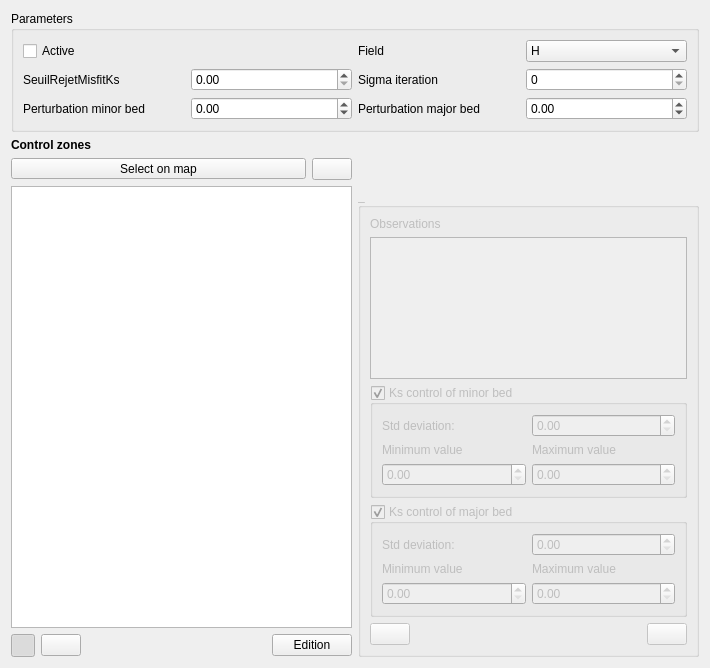
<?xml version="1.0" encoding="UTF-8"?>
<ui version="4.0">
 <class>Form</class>
 <widget class="QWidget" name="Form">
  <property name="geometry">
   <rect>
    <x>0</x>
    <y>0</y>
    <width>710</width>
    <height>668</height>
   </rect>
  </property>
  <property name="windowTitle">
   <string>Form</string>
  </property>
  <layout class="QVBoxLayout" name="verticalLayout">
   <item>
    <widget class="QGroupBox" name="gb_param_ks">
     <property name="font">
      <font>
       <weight>50</weight>
       <bold>false</bold>
      </font>
     </property>
     <property name="title">
      <string>Parameters</string>
     </property>
     <layout class="QGridLayout" name="gridLayout">
      <item row="1" column="0">
       <widget class="QLabel" name="label_3">
        <property name="text">
         <string>SeuilRejetMisfitKs</string>
        </property>
       </widget>
      </item>
      <item row="0" column="2">
       <widget class="QLabel" name="label">
        <property name="text">
         <string>Field</string>
        </property>
       </widget>
      </item>
      <item row="0" column="3">
       <widget class="QComboBox" name="cb_ks_fld">
        <item>
         <property name="text">
          <string>H</string>
         </property>
        </item>
        <item>
         <property name="text">
          <string>Q</string>
         </property>
        </item>
       </widget>
      </item>
      <item row="2" column="0">
       <widget class="QLabel" name="label_4">
        <property name="text">
         <string>Perturbation minor bed</string>
        </property>
       </widget>
      </item>
      <item row="1" column="1">
       <widget class="QDoubleSpinBox" name="sb_ks_seuil">
        <property name="maximum">
         <double>9999.989999999999782</double>
        </property>
       </widget>
      </item>
      <item row="2" column="1">
       <widget class="QDoubleSpinBox" name="sb_ks_pert_min">
        <property name="minimum">
         <double>-999.000000000000000</double>
        </property>
        <property name="maximum">
         <double>999.990000000000009</double>
        </property>
       </widget>
      </item>
      <item row="2" column="3">
       <widget class="QDoubleSpinBox" name="sb_ks_pert_max">
        <property name="minimum">
         <double>-999.000000000000000</double>
        </property>
        <property name="maximum">
         <double>999.000000000000000</double>
        </property>
       </widget>
      </item>
      <item row="1" column="3">
       <widget class="QSpinBox" name="sb_ks_sigma"/>
      </item>
      <item row="1" column="2">
       <widget class="QLabel" name="label_5">
        <property name="text">
         <string>Sigma iteration</string>
        </property>
       </widget>
      </item>
      <item row="2" column="2">
       <widget class="QLabel" name="sk_ks_pert_maj">
        <property name="text">
         <string>Perturbation major bed</string>
        </property>
       </widget>
      </item>
      <item row="0" column="0">
       <widget class="QCheckBox" name="cc_ks_act">
        <property name="text">
         <string>Active</string>
        </property>
       </widget>
      </item>
     </layout>
    </widget>
   </item>
   <item>
    <widget class="QLabel" name="label_2">
     <property name="font">
      <font>
       <weight>75</weight>
       <bold>true</bold>
      </font>
     </property>
     <property name="text">
      <string>Control zones</string>
     </property>
    </widget>
   </item>
   <item>
    <widget class="QFrame" name="fra_zone">
     <property name="frameShape">
      <enum>QFrame::NoFrame</enum>
     </property>
     <property name="frameShadow">
      <enum>QFrame::Raised</enum>
     </property>
     <layout class="QHBoxLayout" name="horizontalLayout">
      <property name="leftMargin">
       <number>0</number>
      </property>
      <property name="topMargin">
       <number>0</number>
      </property>
      <property name="rightMargin">
       <number>0</number>
      </property>
      <property name="bottomMargin">
       <number>0</number>
      </property>
      <item>
       <widget class="QFrame" name="fra_zone_sel">
        <property name="frameShape">
         <enum>QFrame::NoFrame</enum>
        </property>
        <property name="frameShadow">
         <enum>QFrame::Raised</enum>
        </property>
        <layout class="QVBoxLayout" name="verticalLayout_5">
         <property name="leftMargin">
          <number>0</number>
         </property>
         <property name="topMargin">
          <number>0</number>
         </property>
         <property name="rightMargin">
          <number>0</number>
         </property>
         <property name="bottomMargin">
          <number>0</number>
         </property>
         <item>
          <layout class="QHBoxLayout" name="horizontalLayout_4">
           <item>
            <widget class="QToolButton" name="bt_sel_zone">
             <property name="sizePolicy">
              <sizepolicy hsizetype="Minimum" vsizetype="Fixed">
               <horstretch>0</horstretch>
               <verstretch>0</verstretch>
              </sizepolicy>
             </property>
             <property name="text">
              <string>Select on map</string>
             </property>
             <property name="iconSize">
              <size>
               <width>20</width>
               <height>20</height>
              </size>
             </property>
             <property name="checkable">
              <bool>true</bool>
             </property>
             <property name="toolButtonStyle">
              <enum>Qt::ToolButtonTextBesideIcon</enum>
             </property>
            </widget>
           </item>
           <item>
            <widget class="QPushButton" name="bt_reload_ks">
             <property name="sizePolicy">
              <sizepolicy hsizetype="Maximum" vsizetype="Fixed">
               <horstretch>0</horstretch>
               <verstretch>0</verstretch>
              </sizepolicy>
             </property>
             <property name="toolTip">
              <string>Reload control zones</string>
             </property>
             <property name="text">
              <string/>
             </property>
             <property name="iconSize">
              <size>
               <width>20</width>
               <height>20</height>
              </size>
             </property>
            </widget>
           </item>
          </layout>
         </item>
         <item>
          <widget class="QListView" name="lv_zone"/>
         </item>
         <item>
          <widget class="QFrame" name="fra_zone_tools">
           <property name="frameShape">
            <enum>QFrame::NoFrame</enum>
           </property>
           <property name="frameShadow">
            <enum>QFrame::Raised</enum>
           </property>
           <layout class="QHBoxLayout" name="horizontalLayout_2">
            <property name="leftMargin">
             <number>0</number>
            </property>
            <property name="topMargin">
             <number>0</number>
            </property>
            <property name="rightMargin">
             <number>0</number>
            </property>
            <property name="bottomMargin">
             <number>0</number>
            </property>
            <item>
             <widget class="QToolButton" name="bt_disp_zone">
              <property name="sizePolicy">
               <sizepolicy hsizetype="Fixed" vsizetype="Minimum">
                <horstretch>0</horstretch>
                <verstretch>0</verstretch>
               </sizepolicy>
              </property>
              <property name="text">
               <string/>
              </property>
              <property name="checkable">
               <bool>true</bool>
              </property>
              <property name="checked">
               <bool>true</bool>
              </property>
             </widget>
            </item>
            <item>
             <widget class="QPushButton" name="bt_zoom_zone">
              <property name="text">
               <string/>
              </property>
             </widget>
            </item>
            <item>
             <spacer name="horizontalSpacer">
              <property name="orientation">
               <enum>Qt::Horizontal</enum>
              </property>
              <property name="sizeHint" stdset="0">
               <size>
                <width>40</width>
                <height>20</height>
               </size>
              </property>
             </spacer>
            </item>
            <item>
             <widget class="QPushButton" name="bt_edit_zone">
              <property name="text">
               <string>Edition</string>
              </property>
              <property name="icon">
               <iconset>
                <normaloff>:/plugins/Mascaret/icones/mActionToggleEditing.png</normaloff>:/plugins/Mascaret/icones/mActionToggleEditing.png</iconset>
              </property>
             </widget>
            </item>
           </layout>
          </widget>
         </item>
        </layout>
       </widget>
      </item>
      <item>
       <widget class="QFrame" name="fra_ks_edit">
        <property name="frameShape">
         <enum>QFrame::NoFrame</enum>
        </property>
        <property name="frameShadow">
         <enum>QFrame::Raised</enum>
        </property>
        <layout class="QVBoxLayout" name="verticalLayout_2">
         <property name="leftMargin">
          <number>0</number>
         </property>
         <property name="topMargin">
          <number>30</number>
         </property>
         <property name="rightMargin">
          <number>0</number>
         </property>
         <property name="bottomMargin">
          <number>0</number>
         </property>
         <item>
          <widget class="QGroupBox" name="gb_zone">
           <property name="enabled">
            <bool>false</bool>
           </property>
           <property name="title">
            <string>_</string>
           </property>
           <layout class="QVBoxLayout" name="verticalLayout_4">
            <item>
             <widget class="QLabel" name="label_6">
              <property name="text">
               <string>Observations</string>
              </property>
             </widget>
            </item>
            <item>
             <widget class="QListView" name="lv_ks_obs"/>
            </item>
            <item>
             <widget class="QGroupBox" name="gb_minor">
              <property name="title">
               <string>Ks control of minor bed</string>
              </property>
              <property name="checkable">
               <bool>true</bool>
              </property>
              <layout class="QGridLayout" name="gridLayout_8">
               <item row="0" column="0">
                <widget class="QLabel" name="label_12">
                 <property name="text">
                  <string>Std deviation: </string>
                 </property>
                </widget>
               </item>
               <item row="1" column="0">
                <widget class="QLabel" name="label_13">
                 <property name="text">
                  <string>Minimum value</string>
                 </property>
                </widget>
               </item>
               <item row="0" column="1">
                <widget class="QDoubleSpinBox" name="sb_minor_std"/>
               </item>
               <item row="2" column="0">
                <widget class="QDoubleSpinBox" name="sb_minor_inf"/>
               </item>
               <item row="1" column="1">
                <widget class="QLabel" name="label_14">
                 <property name="text">
                  <string>Maximum value</string>
                 </property>
                </widget>
               </item>
               <item row="2" column="1">
                <widget class="QDoubleSpinBox" name="sb_minor_sup">
                 <property name="maximum">
                  <double>1000.000000000000000</double>
                 </property>
                </widget>
               </item>
              </layout>
             </widget>
            </item>
            <item>
             <widget class="QGroupBox" name="gb_major">
              <property name="title">
               <string>Ks control of major bed</string>
              </property>
              <property name="checkable">
               <bool>true</bool>
              </property>
              <layout class="QGridLayout" name="gridLayout_9">
               <item row="0" column="0">
                <widget class="QLabel" name="label_15">
                 <property name="text">
                  <string>Std deviation: </string>
                 </property>
                </widget>
               </item>
               <item row="1" column="0">
                <widget class="QLabel" name="label_16">
                 <property name="text">
                  <string>Minimum value</string>
                 </property>
                </widget>
               </item>
               <item row="0" column="1">
                <widget class="QDoubleSpinBox" name="sb_major_std"/>
               </item>
               <item row="2" column="0">
                <widget class="QDoubleSpinBox" name="sb_major_inf"/>
               </item>
               <item row="1" column="1">
                <widget class="QLabel" name="label_17">
                 <property name="text">
                  <string>Maximum value</string>
                 </property>
                </widget>
               </item>
               <item row="2" column="1">
                <widget class="QDoubleSpinBox" name="sb_major_sup">
                 <property name="maximum">
                  <double>1000.000000000000000</double>
                 </property>
                </widget>
               </item>
              </layout>
             </widget>
            </item>
            <item>
             <widget class="QFrame" name="fra_zone_tools_2">
              <property name="frameShape">
               <enum>QFrame::NoFrame</enum>
              </property>
              <property name="frameShadow">
               <enum>QFrame::Raised</enum>
              </property>
              <layout class="QHBoxLayout" name="horizontalLayout_3">
               <property name="leftMargin">
                <number>0</number>
               </property>
               <property name="topMargin">
                <number>0</number>
               </property>
               <property name="rightMargin">
                <number>0</number>
               </property>
               <property name="bottomMargin">
                <number>0</number>
               </property>
               <item>
                <widget class="QPushButton" name="bt_cancel_ks">
                 <property name="toolTip">
                  <string>Cancel</string>
                 </property>
                 <property name="iconSize">
                  <size>
                   <width>20</width>
                   <height>20</height>
                  </size>
                 </property>
                </widget>
               </item>
               <item>
                <spacer name="horizontalSpacer_2">
                 <property name="orientation">
                  <enum>Qt::Horizontal</enum>
                 </property>
                 <property name="sizeHint" stdset="0">
                  <size>
                   <width>40</width>
                   <height>20</height>
                  </size>
                 </property>
                </spacer>
               </item>
               <item>
                <widget class="QPushButton" name="bt_valid_ks">
                 <property name="toolTip">
                  <string>Save</string>
                 </property>
                 <property name="iconSize">
                  <size>
                   <width>20</width>
                   <height>20</height>
                  </size>
                 </property>
                </widget>
               </item>
              </layout>
             </widget>
            </item>
           </layout>
          </widget>
         </item>
        </layout>
       </widget>
      </item>
     </layout>
    </widget>
   </item>
  </layout>
 </widget>
 <resources/>
 <connections/>
</ui>
